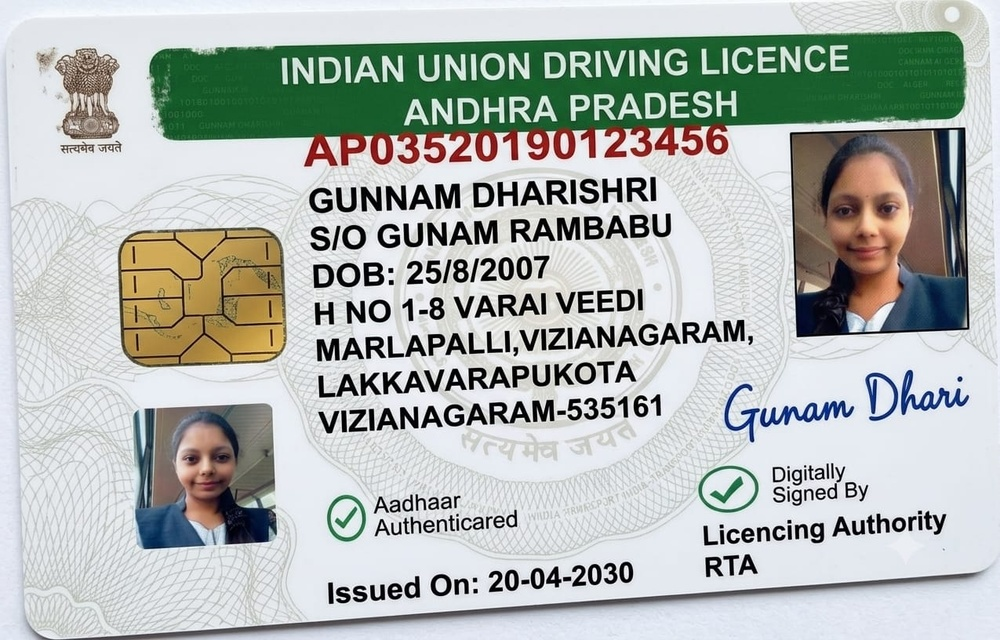
#> input picture uploadS/national_id/WhatsApp_Image_2026-09-13_at_8.32.29_PM.jpeg, 1000 x 640 px, shrunk from 1275 x 816 before the run
$ python -i forenSicS.py   (imports and definitions only)   (older library calls are emulated)
#> lines starting #> are read from the running program, lines starting #| are printed output that depends on the picture; after the words box and inside, x2 and y2 are one past the last pixel; in counts of white or black regions, pixels touching at a corner belong together
import cv2
import os


def analyze_document(image_path):
    """
    Prototype document-forensics analysis.

    This module detects image-level signals that may
    indicate possible document manipulation.

    It does NOT prove that a document is fake.
    Final decisions remain with the authorized officer.
    """

    results = []

    # ==================================================
    # 1. READ IMAGE
    # ==================================================

    image = cv2.imread(image_path)
#> image is the input picture: shape (640, 1000, 3); mean B, G, R 178.8, 183.1, 177.1

    if image is None:

        return [
            {
                "check": "Image Integrity",
                "status": "FAIL",
                "message": "Unable to read the document image."
            }
        ]


    # ==================================================
    # 2. IMAGE QUALITY
    # ==================================================

    height, width = image.shape[:2]
#> height = 640; width = 1000

    if width < 500 or height < 300:

        results.append({
            "check": "Image Quality",
            "status": "WARNING",
            "message": (
                "Low-resolution image may affect "
                "forensic analysis."
            )
        })

    else:

        results.append({
            "check": "Image Quality",
            "status": "PASS",
            "message": (
                "Image resolution is sufficient "
                "for prototype analysis."
            )
        })


    # ==================================================
    # 3. IMAGE SHARPNESS
    # ==================================================

    gray = cv2.cvtColor(
        image,
        cv2.COLOR_BGR2GRAY
    )
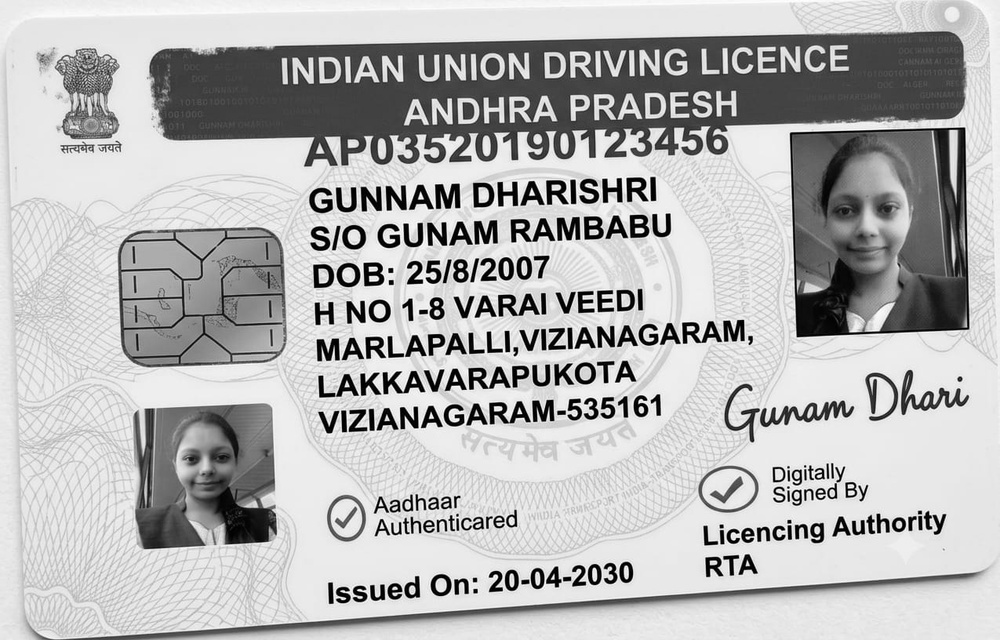
#> gray: shape (640, 1000); min 0, max 255, mean 180.8

    sharpness = cv2.Laplacian(
        gray,
        cv2.CV_64F
    ).var()
#> sharpness = 2379.9


    if sharpness < 80:

        results.append({
            "check": "Image Sharpness",
            "status": "WARNING",
            "message": (
                "Image appears blurred or compressed."
            )
        })

    else:

        results.append({
            "check": "Image Sharpness",
            "status": "PASS",
            "message": (
                "Image sharpness is acceptable."
            )
        })


    # ==================================================
    # 4. DOCUMENT STRUCTURE
    # ==================================================

    edges = cv2.Canny(
        gray,
        100,
        200
    )
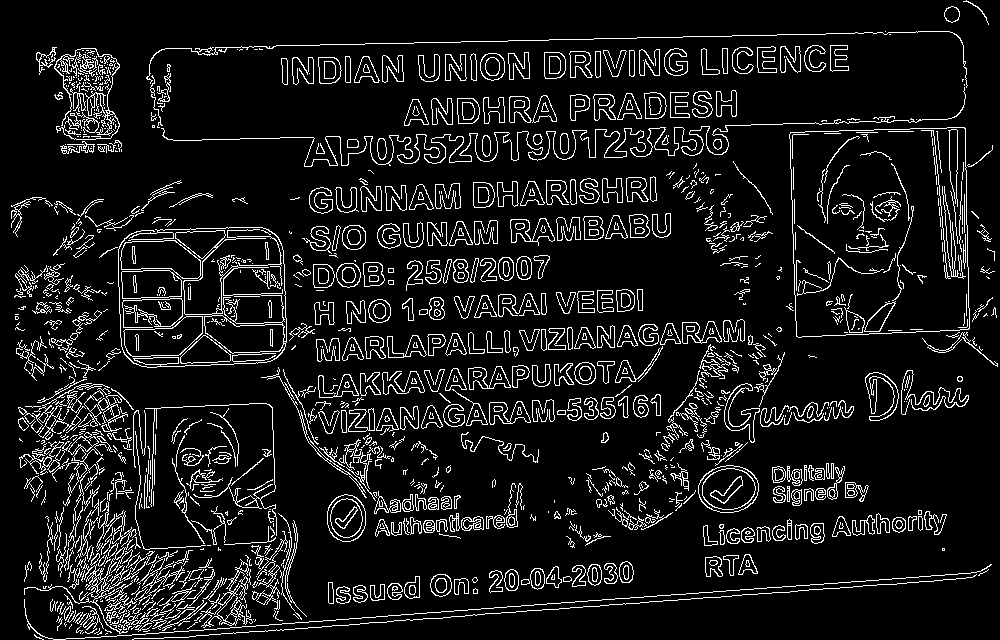
#> edges: shape (640, 1000); 9.5% white in thin lines or dots

    edge_pixels = cv2.countNonZero(edges)
#> edge_pixels = 60607

    total_pixels = (
        edges.shape[0] *
        edges.shape[1]
    )
#> total_pixels = 640000

    edge_ratio = edge_pixels / total_pixels
#> edge_ratio = 0.0947


    if edge_ratio < 0.01:

        results.append({
            "check": "Document Structure",
            "status": "WARNING",
            "message": (
                "Very few document features detected."
            )
        })

    else:

        results.append({
            "check": "Document Structure",
            "status": "PASS",
            "message": (
                "Document features detected."
            )
        })


    # ==================================================
    # 5. LOCAL TEXTURE ANALYSIS
    # ==================================================

    block_size = 100

    texture_values = []


    for y in range(
        0,
        height - block_size,
        block_size
    ):

        for x in range(
            0,
            width - block_size,
            block_size
        ):

            block = gray[
                y:y + block_size,
                x:x + block_size
            ]

            variance = cv2.Laplacian(
                block,
                cv2.CV_64F
            ).var()

            texture_values.append(
                variance
            )
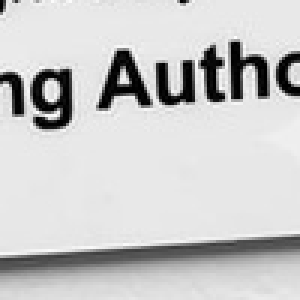
#> block: shape (100, 100) (shown 3 times larger); min 0, max 255, mean 201.1
#> after the loop, texture_values = 54 values, max 6858.9 at index 22, min 339.6 at index 26, mean 2719.7


    # ==================================================
    # 6. LOCAL TEXTURE CONSISTENCY
    # ==================================================

    if len(texture_values) >= 4:

        average_texture = (
            sum(texture_values)
            / len(texture_values)
        )
#> average_texture = 2719.7

        suspicious_blocks = 0


        for value in texture_values:

            if average_texture > 0:

                difference = (
                    abs(
                        value -
                        average_texture
                    )
                    / average_texture
                )

                if difference > 2.0:

                    suspicious_blocks += 1
#> this loop made 54 passes
#> (value, difference) on passes 1 to 12: (3068.4, 0.128), (1245.2, 0.542), (558.3, 0.795), (1824.6, 0.329), (1922.6, 0.293), (1999.8, 0.265), (2213.1, 0.186), (1857.4, 0.317), (944.9, 0.653), (1734, 0.362), (1263.6, 0.535), (354.5, 0.87)
#> after the loop, suspicious_blocks = 0


        suspicious_ratio = (
            suspicious_blocks /
            len(texture_values)
        )
#> suspicious_ratio = 0


        if suspicious_ratio > 0.15:

            results.append({
                "check": "Local Texture Consistency",
                "status": "REVIEW",
                "message": (
                    "Localized texture inconsistency detected. "
                    "Possible edited or recompressed region."
                )
            })

        else:

            results.append({
                "check": "Local Texture Consistency",
                "status": "PASS",
                "message": (
                    "No strong localized texture inconsistency "
                    "detected."
                )
            })


    else:

        results.append({
            "check": "Local Texture Consistency",
            "status": "WARNING",
            "message": (
                "Image is too small for reliable "
                "local texture analysis."
            )
        })


    # ==================================================
    # 7. IMAGE METADATA
    # ==================================================

    extension = os.path.splitext(
        image_path
    )[1].lower()


    if extension in [
        ".jpg",
        ".jpeg",
        ".png"
    ]:

        # OpenCV does not preserve/read all EXIF
        # metadata reliably. Therefore, we do not
        # mark normal images as suspicious simply
        # because metadata is unavailable.

        results.append({
            "check": "Image Metadata",
            "status": "PASS",
            "message": (
                "Image metadata check completed. "
                "No metadata-based warning generated."
            )
        })

    else:

        results.append({
            "check": "Image Metadata",
            "status": "REVIEW",
            "message": (
                "File format requires additional "
                "metadata inspection."
            )
        })


    # ==================================================
    # 8. FINAL TAMPERING SCREENING
    # ==================================================

    review_required = any(
        item["status"] == "REVIEW"
        for item in results
    )


    fail_detected = any(
        item["status"] == "FAIL"
        for item in results
    )


    if fail_detected:

        final_status = "FAIL"

        final_message = (
            "Forensic analysis encountered a "
            "critical image-processing issue."
        )


    elif review_required:

        final_status = "REVIEW"

        final_message = (
            "Some visual characteristics require "
            "additional officer review."
        )


    else:

        final_status = "PASS"

        final_message = (
            "No strong image-level manipulation signal "
            "detected in this prototype analysis."
        )


    results.append({

        "check": "Tampering Screening",

        "status": final_status,

        "message": final_message

    })


    return results

>>> result = analyze_document('../uploadS/national_id/WhatsApp_Image_2026-09-13_at_8.32.29_PM.jpeg')
